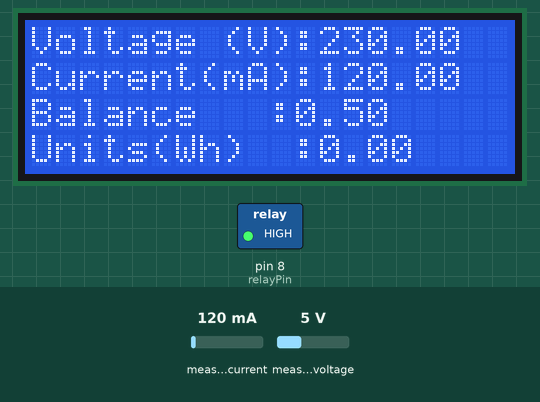
This sketch was run on a simulated Arduino Uno, built with avr-gcc and run on an emulated ATmega328P. On the bench: 20×4 character LCD, switched loads named in the sketch (green lamp = pin HIGH). The test bench sets the inputs (shaded band); at power-on: measured current 120 mA, measured voltage 5 V. The modem accepts every AT command (registered, SIM ready, sends succeed) and sends nothing else; what the sketch prints to the serial monitor is not drawn.

Above: at 4.3 s.
4.4 s: measured current set to 1648 mA
At 6.0 s:
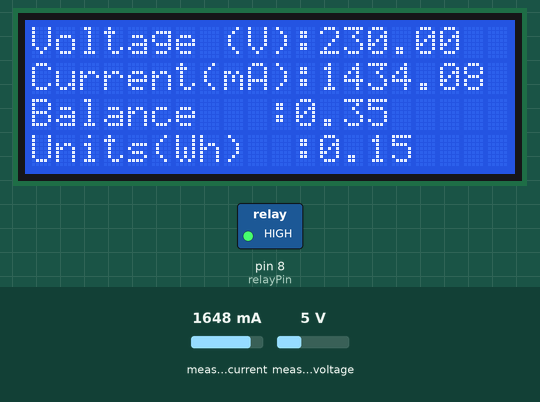
8.4 s: measured current set to 1704 mA
At 11.5 s:
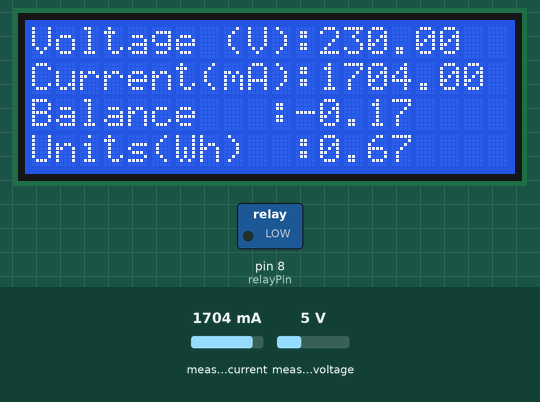
Timing chart, 0 to 13.0 s (numbered marks = the images above; inputs shaded):
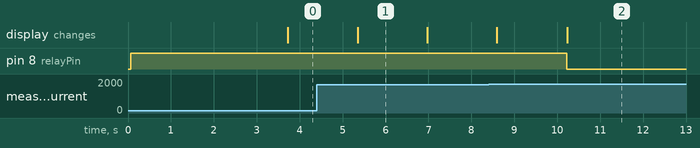

Measured:
- the behaviour switches between 1679 and 1680 mA on measured current (found by bisection; images 1 and 2)
- what the display in image 1 shows lasts 1.7 s, from 5.3 s to 7.0 s

The sketch:

energy_meter.ino
```cpp
// ==========================================
// LIBRARIES & SENSOR SETUP
// ==========================================
#include <Wire.h>
#include <ACS712.h>
#include <ZMPT101B.h>
#include <LiquidCrystal_I2C.h>
#include <SoftwareSerial.h>

#define SENSITIVITY 500.0f
SoftwareSerial mySerial(3, 2); // SIM800L pins (RX, TX)

// Initialize sensors and display objects
ZMPT101B voltageSensor(A0, 50.0);
ACS712 ACS(A1, 5.0, 1023, 100);
LiquidCrystal_I2C lcd(0x27, 20, 4);

// ==========================================
// GLOBAL VARIABLES
// ==========================================
float workdone = 0.0;
int relayPin = 8;
float voltage;
float units = 0.0;
float balance = 0.5;
bool messageSent = false;
unsigned long lastTime = 0;

// ==========================================
// INITIALIZATION (Runs once on startup)
// ==========================================
void setup() {
  Serial.begin(9600);
  mySerial.begin(9600);

  // Initialize LCD
  lcd.init();
  lcd.backlight();
  lcd.setBacklight(HIGH);

  // Initialize Voltage Sensor & Relay
  voltageSensor.setSensitivity(SENSITIVITY);
  pinMode(relayPin, OUTPUT);
  digitalWrite(relayPin, HIGH); // Start with load ON

  // Initialize SIM800L Module
  Serial.println("Initializing...");
  delay(1000);

  mySerial.println("AT"); // Handshake test
  updateSerial();

  mySerial.println("AT+CMGF=1"); // Set SMS to Text Mode
  updateSerial();

  mySerial.println("AT+CNMI=1,2,0,0,0"); // Route incoming SMS directly to serial
  updateSerial();

  // Start the timer for energy calculation
  lastTime = millis();
}

// ==========================================
// MAIN LOOP (Runs continuously)
// ==========================================
void loop() {
  float sum = 0;
  float current = 0.0;

  // --- 1. Calculate Time Delta ---
  // Find out how much time has passed since the last loop
  unsigned long currentTime = millis();
  float duration = (currentTime - lastTime) / 1000.0;
  lastTime = currentTime;

  // --- 2. Read Sensors ---
  voltage = voltageSensor.getRmsVoltage();

  // Take 50 samples of current for a stable average
  for (int i = 0; i < 50; i++) {
    sum += ACS.mA_AC();
  }
  current = sum / 50.0;

  // --- 3. Calculate Power & Energy ---
  float power = (voltage * current) / 1000.0; // Power in Watts
  workdone += (power * duration);             // Energy in Watt-seconds (Joules)
  units = workdone / 3600.0;                  // Convert to Watt-hours (Wh)

  // --- 4. Update LCD Display ---
  lcd.setCursor(0,0);
  lcd.print("Voltage (V):");
  lcd.print(voltage);

  lcd.setCursor(0,1);
  lcd.print("Current(mA):");
  lcd.print(current);

  lcd.setCursor(0,2);
  lcd.print("Balance   :");
  lcd.print(balance - units);

  lcd.setCursor(0, 3);
  lcd.print("Units(Wh)  :");
  lcd.print(units);

  // --- 5. Balance Check & Relay Control ---
  if (balance - units < 0) {
    // Balance is empty: Cut power
    digitalWrite(relayPin, LOW);

    // Send alert SMS (only once)
    if(!messageSent){
      mySerial.println("AT+CMGF=1");
      delay(1000);
      mySerial.println("AT+CMGS=\"+8801567940391\"");
      delay(1000);
      mySerial.print("Not Sufficient Balance");
      delay(100);
      mySerial.write(26); // Send CTRL+Z
      delay(5000);

      messageSent = true;
    }
  } else {
    // Balance is positive: Keep power on
    digitalWrite(relayPin, HIGH);
  }

  // --- 6. Listen for Recharge SMS ---
  updateSerialWithFloatCheck();
}

// ==========================================
// HELPER FUNCTIONS
// ==========================================

// Forward data between Hardware Serial and Software Serial (SIM800L)
void updateSerial() {
  delay(500);
  while (Serial.available()) {
    mySerial.write(Serial.read());
  }
  while(mySerial.available()) {
    Serial.write(mySerial.read());
  }
}

// Read incoming SMS and parse for "recharge: XX" commands
void updateSerialWithFloatCheck() {
  delay(500);
  String readString;

  // Pass manual commands to SIM800L
  while (Serial.available()) {
    mySerial.write(Serial.read());
  }

  // Read output from SIM800L
  while(mySerial.available()) {
    char c = mySerial.read();

    // Build the string character by character until a newline
    if(c != '\n' && c != '\r') {
      readString += c;
    } else if(readString.length() > 0) {

      // Clean up the line of text
      readString.trim();
      readString.toLowerCase();

      // Check if this line is a recharge command
      if(readString.startsWith("recharge:")) {
        String valString = readString.substring(9); // Extract the number part
        float tempFloat = valString.toFloat();

        // If a valid amount was found, add it to the balance
        if(tempFloat > 0.0) {
          balance += tempFloat;
          messageSent = false; // Reset the SMS alert flag
          Serial.println(tempFloat); // Print to serial monitor for debugging
        }
      }
      readString = ""; // Reset string for the next line
    }
  }
}
```
